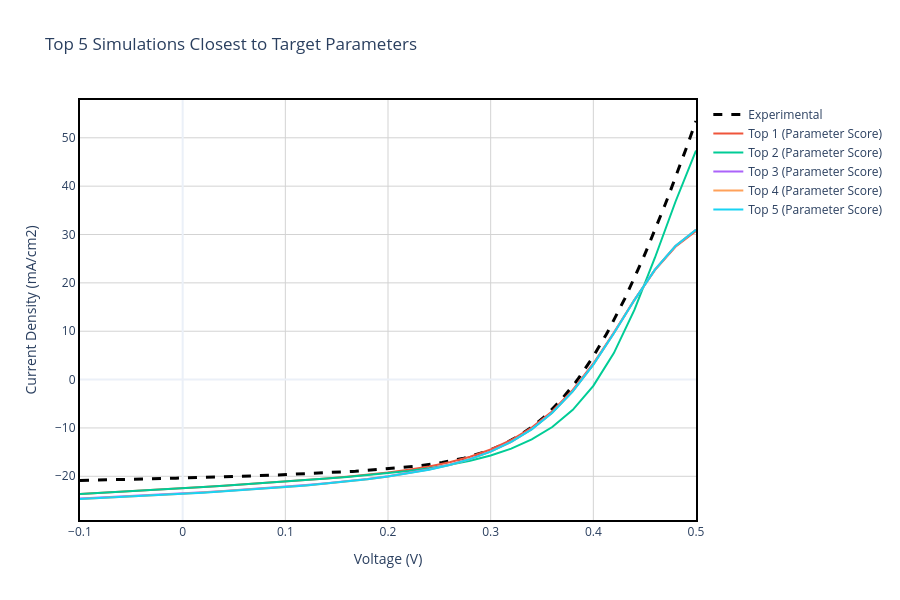

Notebook cell for this chart:
### Markdown cell above
## Section 4: Parameter-Based Comparison with Target Values

### Methodology
In this section, we compare simulations against **target performance parameters** using a scoring algorithm. For each simulation, we calculate a normalized distance metric:

$$\text{Score} = \sum_{i} \left(\frac{X_i^{sim} - X_i^{target}}{X_i^{target}}\right)^2$$

where $X_i$ represents the performance parameters:
- $V_{oc}$ (Open Circuit Voltage)
- $J_{sc}$ (Short Circuit Current Density)  
- $FF$ (Fill Factor)
- $\eta$ (Power Conversion Efficiency)

**Interpretation**: Lower scores indicate simulations whose parameters are closer to the target values. This approach is useful for identifying device designs that achieve desired specifications.

### Application
The top 5 simulations with the lowest parameter scores are plotted alongside experimental data to evaluate whether parameter matching correlates with realistic device behavior.

### Code cell
# Calculate a Score (the lower the score, the closer to the target parameters)
for d in scaps_data:
    score = 0
    score += ((d['Voc'] - TARGET_VOC) / TARGET_VOC)**2
    score += ((d['Jsc'] - TARGET_JSC) / TARGET_JSC)**2
    score += ((d['FF'] - TARGET_FF) / TARGET_FF)**2
    score += ((d['eta'] - TARGET_ETA) / TARGET_ETA)**2
    d['param_score'] = score

top_5_params = sorted(scaps_data, key=lambda x: x['param_score'])[:5]

# ------------------ PLOT 3: TOP 5 VS EXPERIMENTAL (PARAMETERS) ------------------
fig3 = go.Figure()
fig3.add_trace(go.Scatter(
    x=exp_data['v(V)'], y=exp_data['jtot(mA/cm2)'], 
    mode='lines', name='Experimental', line=dict(color='black', dash='dash', width=3)
))

for i, d in enumerate(top_5_params):
    v_filtered = d['v(V)']
    j_filtered = d['jtot(mA/cm2)']
    
    hover_text = f"<b>{d['label']}</b><br>Voc: {d['Voc']} V<br>Jsc: {d['Jsc']} mA/cm²<br>FF: {d['FF']} %<br>η: {d['eta']} %"
    fig3.add_trace(go.Scatter(
        x=v_filtered, y=j_filtered, mode='lines', 
        name=f"Top {i+1} (Parameter Score)", hoverinfo='text', hovertext=hover_text
    ))

fig3.update_xaxes(showline=True, linewidth=2, linecolor='black', mirror=True)
fig3.update_yaxes(showline=True, linewidth=2, linecolor='black', mirror=True)
fig3.update_layout(
    title='Top 5 Simulations Closest to Target Parameters',
    xaxis_title='Voltage (V)', yaxis_title='Current Density (mA/cm2)',
    hovermode='closest', template='plotly_white', width=900, height=600,
    plot_bgcolor='white',
    xaxis=dict(showgrid=True, gridwidth=1, gridcolor='lightgray'),
    yaxis=dict(showgrid=True, gridwidth=1, gridcolor='lightgray')
)
fig3.show()
fig3.write_image(os.path.join(plots_dir, 'Top5_Parameters.png'), width=900, height=600)
print(f"✅ Saved Plot 3 to {plots_dir}/Top5_Parameters.png")

# Create comparison table
print("\n" + "="*120)
print("TOP 5 PARAMETER MATCHES: EXPERIMENTAL VS SIMULATIONS")
print("="*120)
print(f"\n{'Metric':<20} {'Experimental':<18} {'Top 1':<18} {'Top 2':<18} {'Top 3':<18} {'Top 4':<18} {'Top 5':<18}")
print("-"*120)
print(f"{'Voc (V)':<20} {TARGET_VOC:<18.4f} {top_5_params[0]['Voc']:<18.4f} {top_5_params[1]['Voc']:<18.4f} {top_5_params[2]['Voc']:<18.4f} {top_5_params[3]['Voc']:<18.4f} {top_5_params[4]['Voc']:<18.4f}")
print(f"{'Jsc (mA/cm²)':<20} {TARGET_JSC:<18.4f} {top_5_params[0]['Jsc']:<18.4f} {top_5_params[1]['Jsc']:<18.4f} {top_5_params[2]['Jsc']:<18.4f} {top_5_params[3]['Jsc']:<18.4f} {top_5_params[4]['Jsc']:<18.4f}")
print(f"{'FF (%)':<20} {TARGET_FF:<18.2f} {top_5_params[0]['FF']:<18.2f} {top_5_params[1]['FF']:<18.2f} {top_5_params[2]['FF']:<18.2f} {top_5_params[3]['FF']:<18.2f} {top_5_params[4]['FF']:<18.2f}")
print(f"{'η (%)':<20} {TARGET_ETA:<18.4f} {top_5_params[0]['eta']:<18.4f} {top_5_params[1]['eta']:<18.4f} {top_5_params[2]['eta']:<18.4f} {top_5_params[3]['eta']:<18.4f} {top_5_params[4]['eta']:<18.4f}")
print(f"{'Param Score':<20} {'---':<18} {top_5_params[0]['param_score']:<18.6f} {top_5_params[1]['param_score']:<18.6f} {top_5_params[2]['param_score']:<18.6f} {top_5_params[3]['param_score']:<18.6f} {top_5_params[4]['param_score']:<18.6f}")
print("="*120)

### Figure 1 — Plotly figure (JSON) as saved in the notebook; plotly's stock layout.template omitted (floating-point values rounded to 4 significant figures; data arrays with more than 128 entries replaced by an {"elided": "..."} marker saying what was removed)
{"data": [{"line": {"color": "black", "dash": "dash", "width": 3}, "mode": "lines", "name": "Experimental", "type": "scatter", "x": {"elided": "200 float values"}, "y": {"elided": "200 float values"}}, {"hoverinfo": "text", "hovertext": "<b>Defect Density = 1.000e+16</b><br>Voc: 0.38832 V<br>Jsc: 22.48012863 mA/cm²<br>FF: 51.2306 %<br>η: 4.4722 %", "mode": "lines", "name": "Top 1 (Parameter Score)", "type": "scatter", "x": [-0.1, -0.08, -0.06, -0.04, -0.02, 0.0, 0.02, 0.04, 0.06, 0.08, 0.1, 0.12, 0.14, 0.16, 0.18, 0.2, 0.22, 0.24, 0.26, 0.28, 0.3, 0.32, 0.34, 0.36, 0.38, 0.4, 0.42, 0.44, 0.46, 0.48, 0.5], "y": [-23.67, -23.45, -23.22, -22.98, -22.73, -22.48, -22.22, -21.95, -21.67, -21.39, -21.09, -20.78, -20.45, -20.09, -19.69, -19.23, -18.67, -17.97, -17.09, -15.95, -14.46, -12.5, -9.922, -6.533, -2.146, 3.332, 9.734, 16.47, 22.64, 27.45, 30.71]}, {"hoverinfo": "text", "hovertext": "<b>Defect Density = 1.000e+16</b><br>Voc: 0.404303 V<br>Jsc: 22.48071238 mA/cm²<br>FF: 51.9266 %<br>η: 4.7196 %", "mode": "lines", "name": "Top 2 (Parameter Score)", "type": "scatter", "x": [-0.1, -0.08, -0.06, -0.04, -0.02, 0.0, 0.02, 0.04, 0.06, 0.08, 0.1, 0.12, 0.14, 0.16, 0.18, 0.2, 0.22, 0.24, 0.26, 0.28, 0.3, 0.32, 0.34, 0.36, 0.38, 0.4, 0.42, 0.44, 0.46, 0.48, 0.5], "y": [-23.67, -23.45, -23.22, -22.98, -22.73, -22.48, -22.22, -21.95, -21.68, -21.39, -21.1, -20.8, -20.48, -20.14, -19.77, -19.36, -18.89, -18.33, -17.64, -16.78, -15.69, -14.27, -12.38, -9.812, -6.255, -1.305, 5.483, 14.4, 25.2, 36.78, 47.37]}, {"hoverinfo": "text", "hovertext": "<b>Defect Density = 1.000e+15</b><br>Voc: 0.389188 V<br>Jsc: 23.53056325 mA/cm²<br>FF: 50.2381 %<br>η: 4.6007 %", "mode": "lines", "name": "Top 3 (Parameter Score)", "type": "scatter", "x": [-0.1, -0.08, -0.06, -0.04, -0.02, 0.0, 0.02, 0.04, 0.06, 0.08, 0.1, 0.12, 0.14, 0.16, 0.18, 0.2, 0.22, 0.24, 0.26, 0.28, 0.3, 0.32, 0.34, 0.36, 0.38, 0.4, 0.42, 0.44, 0.46, 0.48, 0.5], "y": [-24.61, -24.41, -24.21, -23.99, -23.77, -23.53, -23.28, -23.02, -22.74, -22.45, -22.13, -21.79, -21.42, -21.01, -20.54, -19.99, -19.34, -18.56, -17.6, -16.4, -14.86, -12.86, -10.25, -6.829, -2.404, 3.128, 9.605, 16.44, 22.72, 27.63, 30.97]}, {"hoverinfo": "text", "hovertext": "<b>Defect Density = 1.000e+14</b><br>Voc: 0.389274 V<br>Jsc: 23.62254547 mA/cm²<br>FF: 50.1704 %<br>η: 4.6135 %", "mode": "lines", "name": "Top 4 (Parameter Score)", "type": "scatter", "x": [-0.1, -0.08, -0.06, -0.04, -0.02, 0.0, 0.02, 0.04, 0.06, 0.08, 0.1, 0.12, 0.14, 0.16, 0.18, 0.2, 0.22, 0.24, 0.26, 0.28, 0.3, 0.32, 0.34, 0.36, 0.38, 0.4, 0.42, 0.44, 0.46, 0.48, 0.5], "y": [-24.69, -24.5, -24.29, -24.08, -23.86, -23.62, -23.37, -23.11, -22.84, -22.54, -22.22, -21.88, -21.5, -21.09, -20.61, -20.06, -19.41, -18.62, -17.65, -16.44, -14.9, -12.9, -10.28, -6.859, -2.43, 3.108, 9.592, 16.44, 22.73, 27.65, 31.0]}, {"hoverinfo": "text", "hovertext": "<b>Defect Density = 1.000e+13</b><br>Voc: 0.389282 V<br>Jsc: 23.63160501 mA/cm²<br>FF: 50.1639 %<br>η: 4.6148 %", "mode": "lines", "name": "Top 5 (Parameter Score)", "type": "scatter", "x": [-0.1, -0.08, -0.06, -0.04, -0.02, 0.0, 0.02, 0.04, 0.06, 0.08, 0.1, 0.12, 0.14, 0.16, 0.18, 0.2, 0.22, 0.24, 0.26, 0.28, 0.3, 0.32, 0.34, 0.36, 0.38, 0.4, 0.42, 0.44, 0.46, 0.48, 0.5], "y": [-24.7, -24.5, -24.3, -24.09, -23.87, -23.63, -23.38, -23.12, -22.85, -22.55, -22.23, -21.89, -21.51, -21.09, -20.62, -20.07, -19.41, -18.63, -17.66, -16.45, -14.9, -12.9, -10.29, -6.862, -2.432, 3.106, 9.591, 16.44, 22.73, 27.65, 31.0]}], "layout": {"height": 600, "hovermode": "closest", "plot_bgcolor": "white", "title": {"text": "Top 5 Simulations Closest to Target Parameters"}, "width": 900, "xaxis": {"gridcolor": "lightgray", "gridwidth": 1, "linecolor": "black", "linewidth": 2, "mirror": true, "showgrid": true, "showline": true, "title": {"text": "Voltage (V)"}}, "yaxis": {"gridcolor": "lightgray", "gridwidth": 1, "linecolor": "black", "linewidth": 2, "mirror": true, "showgrid": true, "showline": true, "title": {"text": "Current Density (mA/cm2)"}}}}
